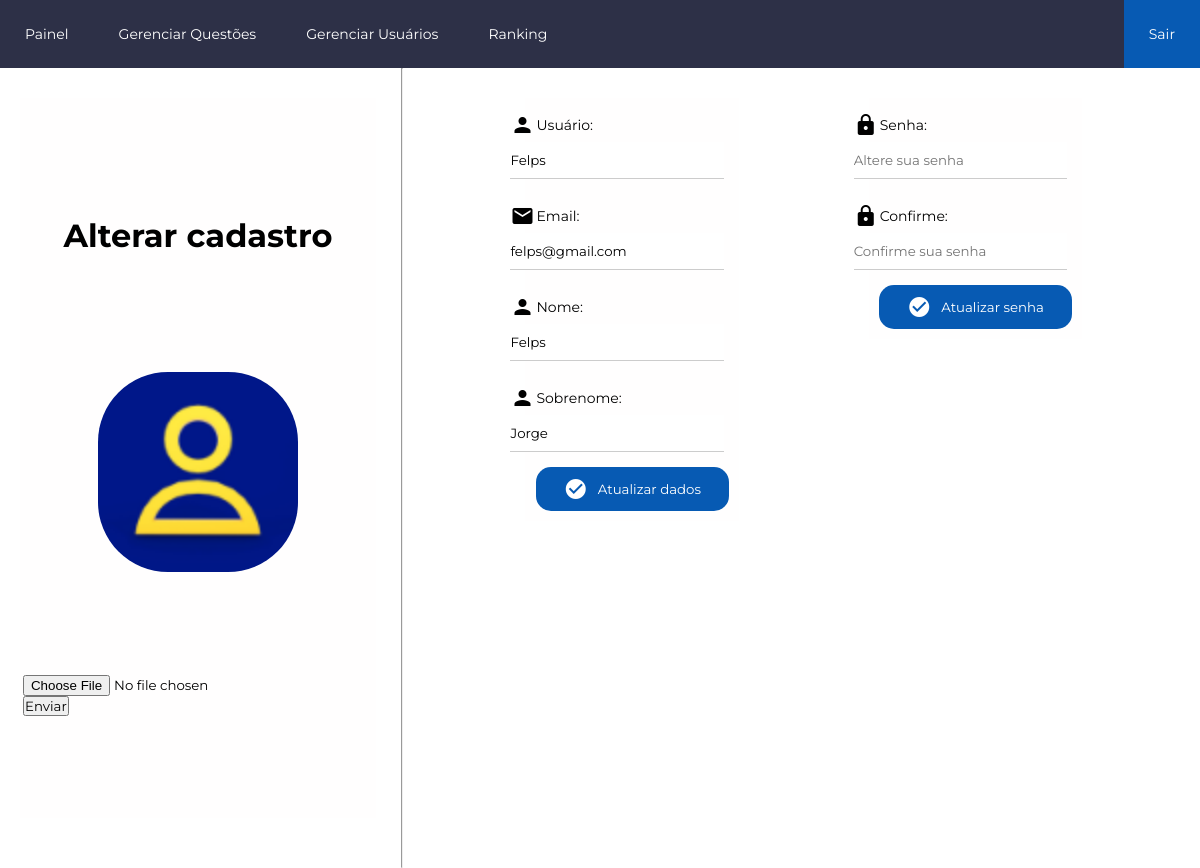
Screenshot of /pages/perfil.php (signed in) with the database file from the repository.
### tables this page shows
CREATE TABLE `usuario` (
  `id_usuario` int(11) NOT NULL,
  `nome` varchar(100) NOT NULL,
  `sobrenome` varchar(100) NOT NULL,
  `email` varchar(255) NOT NULL,
  `senha` varchar(255) NOT NULL,
  `foto` text NOT NULL,
  `apelido` varchar(20) NOT NULL,
  `pontos` int(11) NOT NULL
);

### backend/dao/UserDAO.php (called while the page is built, shortened)
<?php
class UserDAO implements IUserDAO
{
    private $Conn;
    public function __construct(PDO $conn)
    {
        $this->Conn = $conn;
    }
    public function getDados($id_usuario)
    {
        $stmt = $this->Conn->prepare("SELECT * FROM usuario WHERE id_usuario = :id_usuario");
        $stmt->bindParam(":id_usuario", $id_usuario);
        $stmt->execute();
        $row = $stmt->fetch(PDO::FETCH_ASSOC);
        return $row;
    }
}

### pages/perfil.php (the view, shortened to what this page needs)
<?php
require_once("../content/header.php");
require_once("../backend/conexao.php");
$user = new UserDAO($conn);
if (!isset($_SESSION)) {
    session_start();
} else {
    if (isset($_SESSION["id_usuario"])) {
        $id = $_SESSION["id_usuario"];
        $Usuario = $user->getDados($id);
    }
}
?>
<main class="perfil-container">
    <div class="perfil-form">
        <div class="perfil-box">
            <div class="perfil-conteudo">
                <h1>Alterar cadastro</h1>
                <img src="../img/fotos_perfil/<?= $Usuario["foto"]; ?>" alt="fotoperfil" name="foto">
                <form action="../backend/bd_usuario.php" method="post" enctype="multipart/form-data">
                    <div class="file">
                        <input type="file" name="foto" id="mudarFoto" accept=".png, .jpeg, .jpg">
                        <button name="enviar">Enviar</button>
                    </div>
                </form>
            </div>
        </div>
        <hr>
        <div class="perfilForm-inputs">
            <form method="POST" class="userData" action="../backend/bd_usuario.php">
                <div class="perfil-conteudo">
                    <div class="loginInput-container  cadastroInput">
                        <div class="label-icon">
                            <i class="material-icons">person</i>
                            <label for="apelido">Usuário:</label>
                        </div>
                        <input type="text" name="apelido" class="login-input" value="<?= $Usuario["apelido"] ?>" placeholder="Alterar Usuário">
                    </div>
                    <div class="loginInput-container cadastroInput">
                        <div class="label-icon">
                            <i class="material-icons">mail</i>
                            <label for="email">Email:</label>
                        </div>
                        <input type="email" name="email" class="login-input" value="<?= $Usuario["email"] ?>" placeholder="Alterar e-mail">
                    </div>
                    <div class="loginInput-container cadastroInput">
                        <div class="label-icon">
                            <i class="material-icons">person</i>
                            <label for="nome">Nome:</label>
                        </div>
                        <input type="text" name="nome" class="login-input" value="<?= $Usuario["nome"] ?>" placeholder="Alterar nome">
                    </div>
                    <div class="loginInput-container cadastroInput">
                        <div class="label-icon">
                            <i class="material-icons">person</i>
                            <label for="sobrenome">Sobrenome:</label>
                        </div>
                        <input type="text" name="sobrenome" class="login-input" value="<?= $Usuario["sobrenome"] ?>" placeholder="Alterar sobrenome">
                    </div>
                    <button style="display: flex; align-items:center; justify-content:center; gap:10px" class="btn-form"><i class="material-icons">check_circle</i>
                        <p>Atualizar dados</p>
                    </button>
                </div>
            </form>
            <form method="POST" class="userData" action="../backend/bd_usuario.php">
                <div class="perfil-conteudo">
                    <div class="loginInput-container cadastroInput">
                        <div class="label-icon">
                            <i class="material-icons">lock</i>
                            <label for="password">Senha:</label>
                        </div>
                        <input type="password" name="senha" class="login-input " placeholder="Altere sua senha">
                    </div>
                    <div class="loginInput-container cadastroInput">
                        <div class="label-icon">
                            <i class="material-icons">lock</i>
                            <label for="password">Confirme:</label>
                        </div>
                        <input type="password" name="confirme" class="login-input " placeholder="Confirme sua senha">
                    </div>
                    <button style="display: flex; align-items:center; justify-content:center; gap:10px" class="btn-form"><i class="material-icons">check_circle</i>
                        <p>Atualizar senha</p>
                    </button>
                </div>
            </form>
        </div>
    </div>
</main>

### css/style.css (style rules this page uses)
* { font-family: 'Montserrat', sans-serif; box-sizing: border-box; padding: 0; margin: 0; }
.login-container, .login-form, .label-icon, .login-title, .loginInput-container, .login-title h1 { display: flex; }
.loginInput-container, .login-container, .login-form, .login-title, .login-title h1 { flex-direction: column; }
.login-title, .login-title small, .btn-form, .label-icon { margin: 5px 0; }
.btn-form, .login-form { border-radius: 15px; }
.login-input, .btn-form { padding: 10px 0; }
.btn-form, .login-input { border: none; }
.btn-form, .loginInput-container { width: 90%; }
.loginInput-container { text-align: left; margin: 10px 30px; }
.label-icon { align-items: center; gap: 2px; font-size: 14px; }
.login-input { border-bottom: 1px solid #ccc; transition: 0.1s; }
.btn-form { background-color: #075AB3; color: #fff; transition: 0.3s; cursor: pointer; margin-bottom: 10px; }
.userData { width: 30%; }
.cadastroInput { width: 100%; margin-left: 0; }
.perfil-container { width: 100%; height: 100vh; }
.perfil-form { display: flex; gap: 5px; width: 100%; height: 100vh; background-color: white; }
.perfil-box { display: flex; width: 50%; height: 100%; background-color: white; }
.perfil-conteudo { display: flex; flex-direction: column; height: 90%; width: 90%; background-color: rgb(255, 254, 254); margin: 30px auto; align-items: center; justify-content: space-evenly; }
.perfil-conteudo h1 { margin: 15px 0; }
.perfilForm-inputs { width: 100%; height: 100%; display: flex; align-items: start; justify-content: space-evenly; }
.perfil-conteudo img { border-radius: 70px; border: 1px solid #94958B solid; height: 200px; width: 200px; }
.perfil-conteudo input { width: 100%; }

### rows the page displays
usuario: foto (placeholder picture), apelido "Felps", email "felps@gmail.com", nome "Felps", sobrenome "Jorge"
